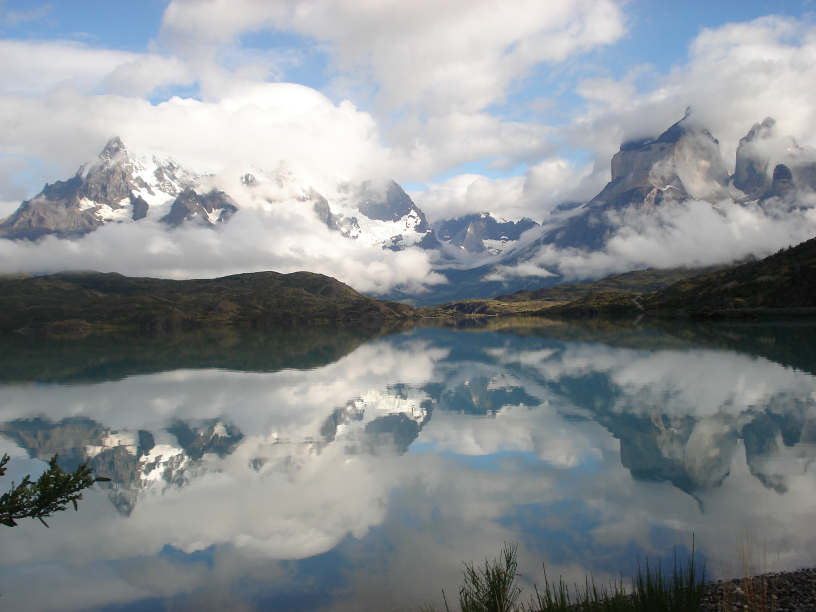
#> input picture assets/images/143.JPG, 1632 x 1224 px (shown at 1/2 size)
$ python -i auto_descargas_v2.py   (imports and definitions only)
#> lines starting #> are read from the running program, lines starting #| are printed output that depends on the picture
#!/usr/bin/env python
# -*- coding: utf-8 -*-
"""
Monitor de Descargas - Descarga fotos de LinkedIn → assets/images
Solo actualiza si la foto ha cambiado (comparación hash)
Guarda directamente como PNG optimizado (1000x1000, brillo +5%, contraste +10%)
"""

import os
import sys
import shutil
import time
import hashlib
import json
from pathlib import Path
from PIL import Image, ImageEnhance

# ==================== CONFIG ====================
DESCARGAS = Path.home() / "Downloads"
PROJECT_ROOT = Path("c:/Proyectos/GL-Web-Master").resolve()
OUTPUT = PROJECT_ROOT / "assets" / "images"
HASH_FILE = PROJECT_ROOT / "automatizaciones" / ".photo_hashes.json"

# Detectar modo
MODE_ONCE = "--once" in sys.argv

# Crear carpetas
# [9 lines not run here, left out]

# ==================== HELPER ====================
def load_hashes():
    """Carga hashes de fotos anteriores"""
    if HASH_FILE.exists():
        try:
            return json.loads(HASH_FILE.read_text(encoding='utf-8'))
        except:
            return {}
    return {}

def save_hashes(hashes):
    """Guarda hashes de fotos"""
    HASH_FILE.write_text(json.dumps(hashes, ensure_ascii=False, indent=2), encoding='utf-8')

def get_file_hash(filepath):
    """Calcula hash SHA256 de un archivo"""
    sha256_hash = hashlib.sha256()
    with open(filepath, "rb") as f:
        for byte_block in iter(lambda: f.read(4096), b""):
            sha256_hash.update(byte_block)
    return sha256_hash.hexdigest()

def process_photo(input_path, output_path):
    """
    Procesa foto: redimensiona 1000x1000, mejora brillo/contraste, guarda PNG
    Retorna True si éxito
    """
#> called with input_path = '../assets/images/143.JPG', output_path = 'out.png'
    try:
        # Abrir imagen
        img = Image.open(input_path)
#> img is the input picture: PIL image 1632x1224 RGB; mean R, G, B 137.2, 143.2, 146.9

        # Convertir a RGB si es necesario
        if img.mode in ('RGBA', 'LA', 'P'):
            background = Image.new('RGB', img.size, (255, 255, 255))
            if img.mode == 'P':
                img = img.convert('RGBA')
            if img.mode == 'RGBA':
                background.paste(img, mask=img.split()[3])
            else:
                background.paste(img)
            img = background
        elif img.mode != 'RGB':
            img = img.convert('RGB')

        # Redimensionar a 1000x1000 (LANCZOS)
        img = img.resize((1000, 1000), Image.Resampling.LANCZOS)
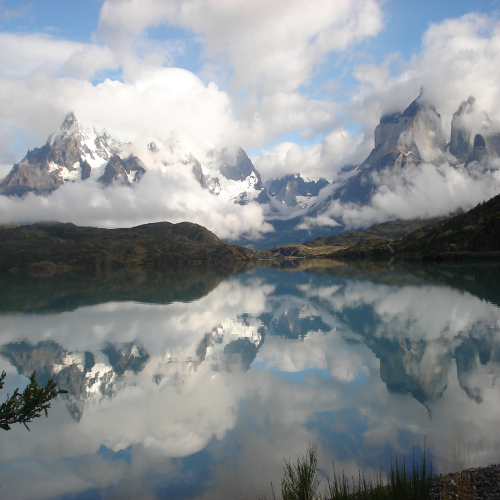
#> img: PIL image 1000x1000 RGB (shown at 1/2 size); mean R, G, B 137.2, 143.2, 146.9

        # Mejorar brillo y contraste
        enhancer = ImageEnhance.Brightness(img)
        img = enhancer.enhance(1.05)
        enhancer = ImageEnhance.Contrast(img)
        img = enhancer.enhance(1.10)

        # Guardar como PNG
        img.save(output_path, 'PNG', quality=95)
        return True

    except Exception as e:
        print(f"[ERROR] No se pudo procesar {input_path.name}: {e}")
        return False

# ==================== MAIN ====================
hashes = load_hashes()
archivos_vistos = set()

# [41 lines not run here, left out]

>>> result = process_photo('../assets/images/143.JPG', 'out.png')
